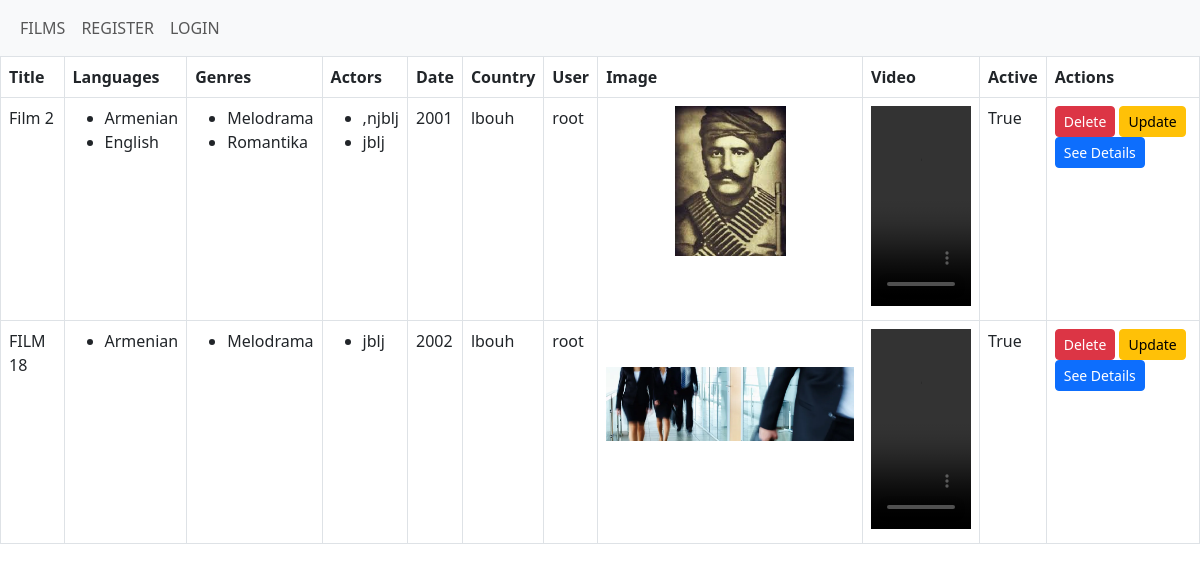
Screenshot of /film/user_films/ with the database file from the repository.
### film/models.py (models this page shows, shortened)
class Film(models.Model):
    title = models.CharField(max_length=250)
    genres = models.ManyToManyField(Gener)
    date = models.IntegerField(max_length=250)
    actors = models.ManyToManyField(Actor)
    languages = models.ManyToManyField(Language)
    country = models.ForeignKey(Country, on_delete=models.CASCADE)
    user = models.ForeignKey(User, on_delete=models.CASCADE)
    img = models.ImageField(upload_to="images/", default='')
    video = models.FileField(upload_to="videos/", default='')
    active = models.BooleanField(default=False)

class Language(models.Model):
    name = models.CharField(max_length=250)

class Gener(models.Model):
    name = models.CharField(max_length=250)

class Actor(models.Model):
    name = models.CharField(max_length=250)
    img = models.CharField(max_length=255)

class Country(models.Model):
    name = models.CharField(max_length=250)

### film/views.py (the view)
# urls.py: path('user_films/', views.user_films, name='user_films'),
def user_films(request):
    films = Film.objects.all()
    return render(request, "film/user_films.html", {"films": films})

### film/templates/film/user_films.html (shortened to what this page needs)
{% extends "film/layout/user.html" %}
{% block content%}
<table class="table table-bordered">
    <thead>
    <tr>
        <th>Title</th>
        <th>Languages</th>
        <th>Genres</th>
        <th>Actors</th>
        <th>Date</th>
        <th>Country</th>
        <th>User</th>
        <th>Image</th>
        <th>Video</th>
        <th>Active</th>
        <th>Actions</th>
    </tr>
    </thead>
    <tbody>
    {% for film in films %}
    <tr>
        <td>{{film.title}}</td>
        <td>
            <ul>
                {% for i in film.languages.all %}
                <li>{{i.name}}</li>
                {% endfor %}
            </ul>
        </td>
        <td>
            <ul>
                {% for i in film.genres.all %}
                <li>{{i.name}}</li>
                {% endfor %}
            </ul>
        </td>
        <td>
            <ul>
                {% for i in film.actors.all %}
                <li>{{i.name}}</li>
                {% endfor %}
            </ul>
        </td>
        <td> {{ film.date}}</td>
        <td> {{ film.country.name}}</td>
        <td> {{ film.user}}</td>
        <td>
            <img src="/media/{{ film.img }}" alt="" class="w-100 mg-thumbnail" style="height:150px; object-fit:contain">
        </td>
        <td>
            <video controls width="100px" height="200px">
                <source src="/media/{{film.video}}">
            </video>
        </td>
        <td>{{ film.active }}</td>
        <td>
            {% if film.active %}
            <div>
                <a href="{% url 'del_film' id=film.id %}" class="btn btn-sm btn-danger"> Delete </a>
                <a href="{% url 'update_film' id=film.id %}" class="btn btn-sm btn-warning"> Update </a>
                <a href="{% url 'film_id' id=film.id %}" class="btn btn-sm btn-primary">See Details</a>
            </div>
            {% elif not film.notification.first %}
            <div>
                <a href="{% url 'accept_film' id=film.id %}" class="btn btn-sm btn-danger">Accept</a>
                <a href="{% url 'decline_film' id=film.id %}" class="btn btn-sm btn-danger">Decline Film</a>
            </div>
            {% else %}
            <div>{{film.notification.first.message}}</div>
            {% endif %}
        </td>
    </tr>
    {% endfor %}
    </tbody>
</table>
{%endblock%}

### film/templates/film/layout/user.html (shortened to what this page needs)
<!doctype html>
<html lang="en">
<head>
    <link href="https://cdn.jsdelivr.net/npm/bootstrap@5.3.0/dist/css/bootstrap.min.css" rel="stylesheet">
</head>
<body>
<nav class="navbar navbar-expand-sm bg-light">
    <div class="container-fluid">
        <ul class="navbar-nav">
            <li class="nav-item">
                <a class="nav-link" href="{% url 'home' %}"> FILMS </a>
            </li>
            {% if user.is_authenticated %}
            <li class="nav-item">
                <a class="nav-link" href="{% url 'profile' %}"> PROFILE </a>
            </li>
            <li class="nav-item">
                <a class="nav-link" href="{% url 'edit' %}"> EDIT </a>
            </li>
            <li class="nav-item">
                <a class="nav-link" href="{% url 'add_film' %}"> ADD FILM </a>
            </li>
            <li class="nav-item">
                <a class="nav-link" href="{% url 'passwordcheng' %}"> PASSWORD CHANGE </a>
            </li>
            {% if user.is_superuser %}
            <li class="nav-item">
                <a class="nav-link" href="{% url 'user_users' %}"> USERS </a>
            </li>
            <li class="nav-item">
                <a class="nav-link" href="{% url 'user_films' %}"> FILMS </a>
            </li>
            {% else %}
            <li class="nav-item">
                <a class="nav-link" href="{% url 'user_notification' %}"> USER Notification </a>
            </li>
            {% endif %}
            {% else %}
            <li class="nav-item">
                <a class="nav-link" href="{% url 'register' %}"> REGISTER </a>
            </li>
            <li class="nav-item">
                <a class="nav-link" href="{% url 'login' %}"> LOGIN </a>
            </li>
            {% endif %}
        </ul>
    </div>
</nav>
{% block content%} {%endblock%}
</body>
</html>

### rows the page displays
Film: title "Film 2", date "2001", country.name "lbouh", user "root", img (picture), active "True", shows "Delete"
Language: name "Armenian"
Language: name "English"
Gener: name "Melodrama"
Gener: name "Romantika"
Actor: name ",njblj"
Actor: name "jblj"
Film: title "FILM 18", date "2002", country.name "lbouh", user "root", img (picture), active "True", shows "Delete"
